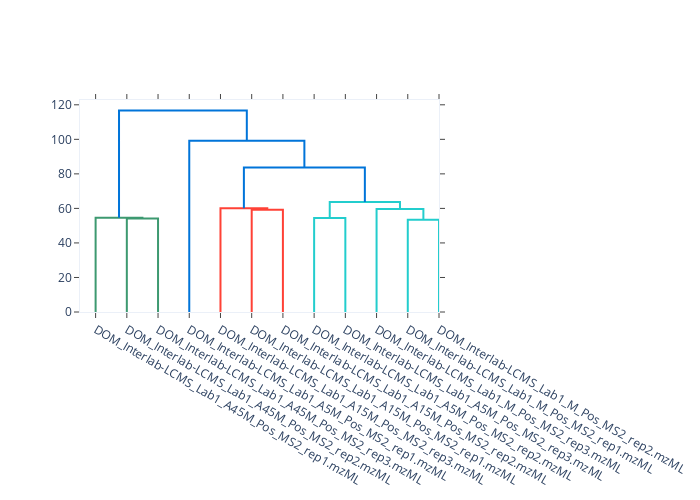

Notebook source saved alongside this figure:
### Markdown cell above
# Hierarchial Clustering Algorithm:

We are now ready to perform a cluter analysis. The concept behind hierarchical clustering is to repeatedly combine the two nearest clusters into a larger cluster.

The first step consists of calculating the distance between every pair of observation points and stores it in a matrix;
1. It puts every point in its own cluster;
2. It merges the closest pairs of points according to their distances;
3. It recomputes the distance between the new cluster and the old ones and stores them in a new distance matrix;
4. It repeats steps 2 and 3 until all the clusters are merged into one single cluster. <br>

### Code cell
fig = ff.create_dendrogram(scaled, labels=list(scaled.index))
fig.update_layout(width=700, height=500, template='plotly_white')

# save image as pdf
fig.write_image(os.path.join(result_dir, "Cluster_Dendrogram.pdf"), scale=3)
fig.show()

### Figure 1 — Plotly figure (JSON) as saved in the notebook; plotly's stock layout.template omitted (floating-point values rounded to 4 significant figures)
{"data": [{"hoverinfo": "text", "marker": {"color": "rgb(61,153,112)"}, "mode": "lines", "type": "scatter", "x": [15, 15, 25, 25], "xaxis": "x", "y": [0, 54.08, 54.08, 0], "yaxis": "y"}, {"hoverinfo": "text", "marker": {"color": "rgb(61,153,112)"}, "mode": "lines", "type": "scatter", "x": [5, 5, 20, 20], "xaxis": "x", "y": [0, 54.61, 54.61, 54.08], "yaxis": "y"}, {"hoverinfo": "text", "marker": {"color": "rgb(255,65,54)"}, "mode": "lines", "type": "scatter", "x": [55, 55, 65, 65], "xaxis": "x", "y": [0, 59.22, 59.22, 0], "yaxis": "y"}, {"hoverinfo": "text", "marker": {"color": "rgb(255,65,54)"}, "mode": "lines", "type": "scatter", "x": [45, 45, 60, 60], "xaxis": "x", "y": [0, 60.07, 60.07, 59.22], "yaxis": "y"}, {"hoverinfo": "text", "marker": {"color": "rgb(35,205,205)"}, "mode": "lines", "type": "scatter", "x": [75, 75, 85, 85], "xaxis": "x", "y": [0, 54.5, 54.5, 0], "yaxis": "y"}, {"hoverinfo": "text", "marker": {"color": "rgb(35,205,205)"}, "mode": "lines", "type": "scatter", "x": [105, 105, 115, 115], "xaxis": "x", "y": [0, 53.49, 53.49, 0], "yaxis": "y"}, {"hoverinfo": "text", "marker": {"color": "rgb(35,205,205)"}, "mode": "lines", "type": "scatter", "x": [95, 95, 110, 110], "xaxis": "x", "y": [0, 59.63, 59.63, 53.49], "yaxis": "y"}, {"hoverinfo": "text", "marker": {"color": "rgb(35,205,205)"}, "mode": "lines", "type": "scatter", "x": [80, 80, 102.5, 102.5], "xaxis": "x", "y": [54.5, 63.67, 63.67, 59.63], "yaxis": "y"}, {"hoverinfo": "text", "marker": {"color": "rgb(0,116,217)"}, "mode": "lines", "type": "scatter", "x": [52.5, 52.5, 91.25, 91.25], "xaxis": "x", "y": [60.07, 83.64, 83.64, 63.67], "yaxis": "y"}, {"hoverinfo": "text", "marker": {"color": "rgb(0,116,217)"}, "mode": "lines", "type": "scatter", "x": [35, 35, 71.88, 71.88], "xaxis": "x", "y": [0, 99.19, 99.19, 83.64], "yaxis": "y"}, {"hoverinfo": "text", "marker": {"color": "rgb(0,116,217)"}, "mode": "lines", "type": "scatter", "x": [12.5, 12.5, 53.44, 53.44], "xaxis": "x", "y": [54.61, 116.6, 116.6, 99.19], "yaxis": "y"}], "layout": {"autosize": false, "height": 500, "hovermode": "closest", "showlegend": false, "width": 700, "xaxis": {"autorange": true, "mirror": "allticks", "range": [0, 115], "rangemode": "tozero", "showgrid": false, "showline": true, "showticklabels": true, "tickmode": "array", "ticks": "outside", "ticktext": ["DOM_Interlab-LCMS_Lab1_A45M_Pos_MS2_rep1.mzML", "DOM_Interlab-LCMS_Lab1_A45M_Pos_MS2_rep2.mzML", "DOM_Interlab-LCMS_Lab1_A45M_Pos_MS2_rep3.mzML", "DOM_Interlab-LCMS_Lab1_A5M_Pos_MS2_rep1.mzML", "DOM_Interlab-LCMS_Lab1_A15M_Pos_MS2_rep3.mzML", "DOM_Interlab-LCMS_Lab1_A15M_Pos_MS2_rep1.mzML", "DOM_Interlab-LCMS_Lab1_A15M_Pos_MS2_rep2.mzML", "DOM_Interlab-LCMS_Lab1_A5M_Pos_MS2_rep2.mzML", "DOM_Interlab-LCMS_Lab1_A5M_Pos_MS2_rep3.mzML", "DOM_Interlab-LCMS_Lab1_M_Pos_MS2_rep3.mzML", "DOM_Interlab-LCMS_Lab1_M_Pos_MS2_rep1.mzML", "DOM_Interlab-LCMS_Lab1_M_Pos_MS2_rep2.mzML"], "tickvals": [5, 15, 25, 35, 45, 55, 65, 75, 85, 95, 105, 115], "type": "linear", "zeroline": false}, "yaxis": {"autorange": true, "mirror": "allticks", "range": [0, 122.8], "rangemode": "tozero", "showgrid": false, "showline": true, "showticklabels": true, "ticks": "outside", "type": "linear", "zeroline": false}}}
